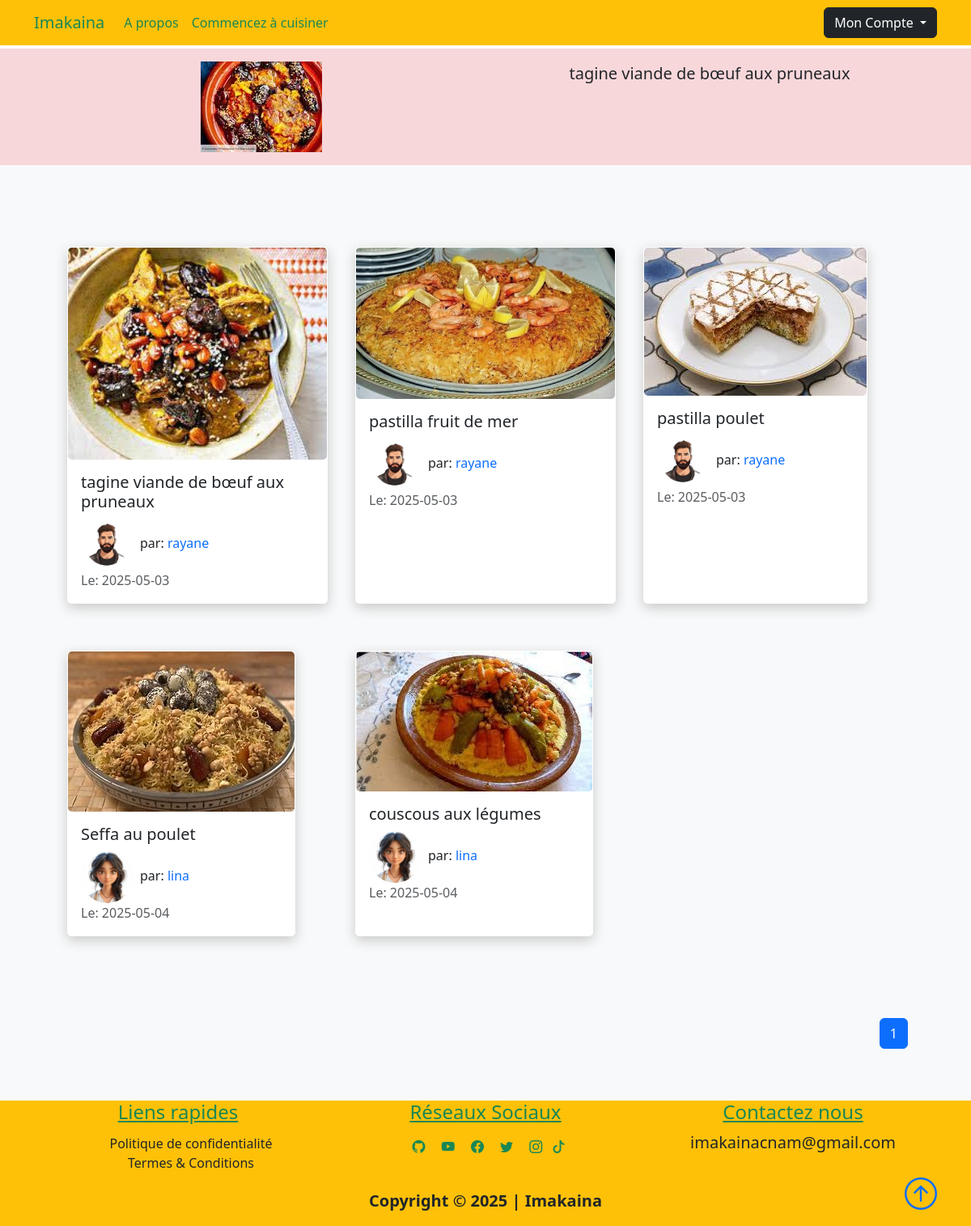
The page /tagine aux pruneaux (signed in) on the database its author committed.
### projet/models.py (models this page shows, shortened)
class Plat(db.Model):
    id = db.Column(db.Integer, primary_key=True, autoincrement=True)
    title = db.Column(db.String(50), unique=True, nullable=False)
    description = db.Column(db.String(150), nullable=False)
    icon = db.Column(db.String(20), nullable=False, default="default_icon.jpg")
    recettes = db.relationship("Recette", backref="plat_name", lazy=True)

class Recette(db.Model):
    id = db.Column(db.Integer, primary_key=True, autoincrement=True)
    title = db.Column(db.String(100), nullable=False)
    date_posted = db.Column(db.DateTime, nullable=False, default=datetime.utcnow)
    content = db.Column(db.Text, nullable=False)
    thumbnail = db.Column(
        db.String(20), nullable=False, default="default_thumbnail.jpg"
    )
    slug = db.Column(db.String(32), nullable=False)
    user_id = db.Column(db.Integer, db.ForeignKey("user.id"), nullable=False)
    plat_id = db.Column(db.Integer, db.ForeignKey("plat.id"), nullable=False)

class User(db.Model, UserMixin):
    id = db.Column(db.Integer, primary_key=True, autoincrement=True)
    fname = db.Column(db.String(25), nullable=False)
    lname = db.Column(db.String(25), nullable=False)
    username = db.Column(db.String(25), unique=True, nullable=False)
    email = db.Column(db.String(125), unique=True, nullable=False)
    image_file = db.Column(db.String(20), nullable=False, default="default.png")
    bio = db.Column(db.Text, nullable=True)
    password = db.Column(db.String(60), nullable=False)
    recettes = db.relationship("Recette", backref="author", lazy=True)

### projet/plats/routes.py (the view)
@plats_bp.route("/<string:plat_title>")
def plat(plat_title):
    plat = Plat.query.filter_by(title=plat_title).first()
    plat_id = plat.id if plat else None
    plat = Plat.query.get_or_404(plat_id)
    page = request.args.get("page", 1, type=int)
    recettes = Recette.query.filter_by(plat_id=plat_id).paginate(
        page=page, per_page=6
    )
    return render_template(
        "plat.html",
        title=plat.title,
        plat=plat,
        recettes=recettes,
    )

### projet/models.py (called while the page is built)
@login_manager.user_loader
def load_user(user_id):
    return User.query.get(int(user_id))

### projet/templates/plat.html (shortened to what this page needs)
{% extends "layout.html"%}
{% block content %}
<div class="container-fluid bg-danger-subtle text-dark text-center">
    <div class="container">
        <div class="row p-3">
            <div class="col-6">
                <img src="{{url_for('static', filename='plat_icons/'+plat.icon)}}" alt="">
            </div>
            <div class="col-6">
                <span class="lead text-dark">{{plat.description}}</span>
            </div>
        </div>
    </div>
</div>
<section class="bg-light">
    <div class="container p-5">
        <div class="row">
            {% for recette in recettes.items %}
            <div class="col-sm-12 col-md-6 col-lg-4 pb-5 d-flex align-items-stretch">
                <div class="card recette">
                    <img src="{{url_for('static', filename='recette_thumbnails/'+recette.thumbnail)}}" class="card-img">
                    <div class="card-body d-flex flex-column">
                        <h5 class="card-title">
                            <a class="text-decoration-none text-dark"
                                href="{{url_for('recettes.recette', recette_slug=recette.slug, plat=recette.plat_name.title)}}">{{recette.title}}</a>
                        </h5>
                        <span><img class="article-img rounded-circle"
                                src="{{url_for('static', filename='user_pics/'+recette.author.image_file)}}" alt="">par:
                            <a href="{{url_for('users.author', username=recette.author.username)}}"
                                class="link">{{recette.author.username}}</a></span>
                        <span class="text-muted">Le: {{recette.date_posted.strftime('%Y-%m-%d')}}</span>
                    </div>
                </div>
            </div>
            {% endfor %}
            <nav class="mt-5" aria-label="...">
                <ul class="pagination" style="display: flex; justify-content: flex-end">
                    {% for page_num in recettes.iter_pages(left_edge=1, right_edge=1, left_current=1, right_current=2) %}
                    {% if page_num %}
                    {% if recettes.page == page_num %}
                    <li class="page-item active">
                        <a href="{{url_for('plats.plat',plat_title=plat.title, page=page_num)}}"
                            class="page-link">{{page_num}}</a>
                    </li>
                    {%else%}
                    <li class="page-item">
                        <a href="{{ url_for('plats.plat', plat_title=plat.title, page=page_num) }}">
                            class="page-link">{{page_num}}</a>
                    </li>
                    {%endif%}
                    {% else %}
                    <span class="mx-2">...</span>
                    {% endif %}
                    {% endfor %}
                </ul>
            </nav>
        </div>
    </div>
</section>
{% endblock content%}

### projet/static/main.css (style rules this page uses)
body::before { display: block; content: ''; height: 60px; }
.card { transition: 0.7s ease; box-shadow: 0 5px 15px rgba(1 1 1/ 15); border-radius: 5px; margin: 5px; }
.recette { box-shadow: 0 5px 15px rgba(200 200 200/ 15); border-radius: 5px; border: 1px solid #fff; }
.article-img { height: 65px; width: 65px; margin-right: 8px; }
.link { text-decoration: none; }

### rows shown on the page
Plat: icon (picture), description "tagine viande de bœuf aux pruneaux"
Recette: thumbnail (picture), title "tagine viande de bœuf aux pruneaux", image_file (picture), author.username "rayane", date_posted "2025-05-03"
Recette: thumbnail (picture), title "pastilla fruit de mer", image_file (picture), author.username "rayane", date_posted "2025-05-03"
Recette: thumbnail (picture), title "pastilla poulet", image_file (picture), author.username "rayane", date_posted "2025-05-03"
Recette: thumbnail (picture), title "Seffa au poulet", image_file (picture), author.username "lina", date_posted "2025-05-04"
Recette: thumbnail (picture), title "couscous aux légumes", image_file (picture), author.username "lina", date_posted "2025-05-04"

### other values the page prints
{{ page_num }} "1"
